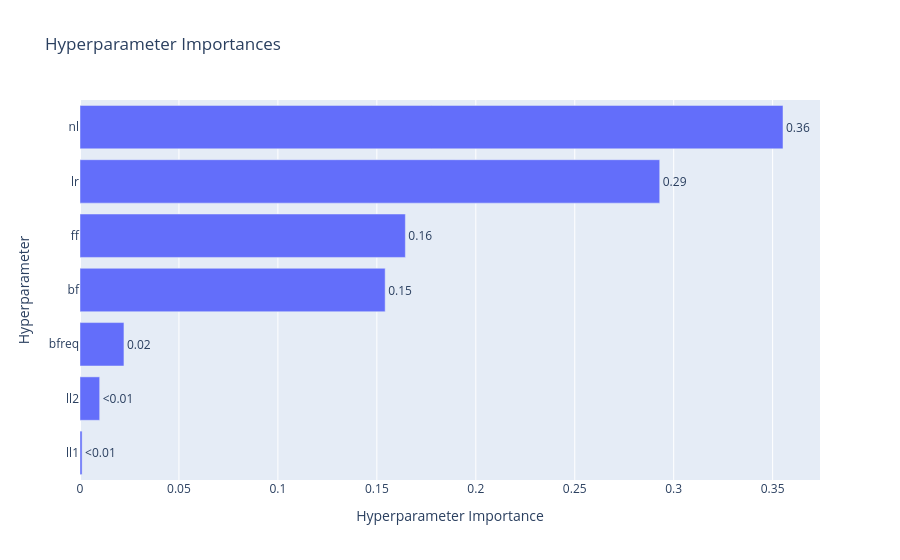
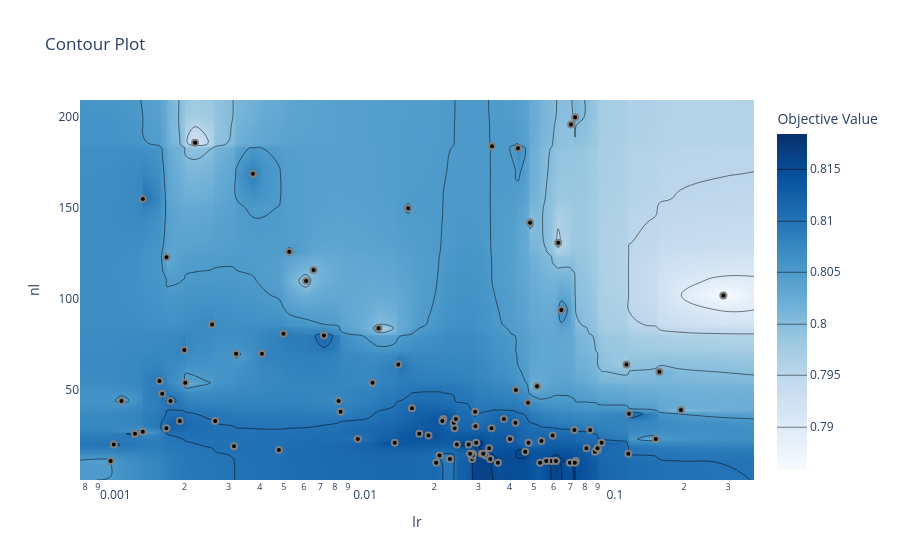

Notebook code for these charts, in order:
### Markdown cell above
### 1.3 Contour plot

**Задание:** выберите два гиперпараметра, которые (судя по `plot_param_importances`) сильнее всего влияют на метрику, и постройте для них contour plot. Ответьте: находится ли найденный оптимум внутри заданных границ поиска, или он «упирается» в край диапазона? Если упирается — как нужно было бы изменить границы поиска?

### Code cell
from optuna.visualization import plot_param_importances, plot_contour

# TODO: постройте plot_param_importances(study)
fig = plot_param_importances(study)
fig.show()
# TODO: выберите два наиболее важных гиперпараметра и постройте для них plot_contour(study, params=[...])
fig = plot_contour(study, params=['lr', 'nl'])
fig.show()

### Figure 1 — Plotly figure (JSON) as saved in the notebook; plotly's stock layout.template omitted (floating-point values rounded to 4 significant figures)
{"data": [{"cliponaxis": false, "hovertemplate": ["ll1 (FloatDistribution): 0.0010595091476833917<extra></extra>", "ll2 (FloatDistribution): 0.00994355380428925<extra></extra>", "bfreq (IntDistribution): 0.02220994160435551<extra></extra>", "bf (FloatDistribution): 0.15420600839884305<extra></extra>", "ff (FloatDistribution): 0.16440861386977648<extra></extra>", "lr (FloatDistribution): 0.29294290489927954<extra></extra>", "nl (IntDistribution): 0.35522946827577245<extra></extra>"], "name": "Objective Value", "orientation": "h", "text": ["<0.01", "<0.01", "0.02", "0.15", "0.16", "0.29", "0.36"], "textposition": "outside", "type": "bar", "x": [0.00106, 0.009944, 0.02221, 0.1542, 0.1644, 0.2929, 0.3552], "y": ["ll1", "ll2", "bfreq", "bf", "ff", "lr", "nl"]}], "layout": {"title": {"text": "Hyperparameter Importances"}, "xaxis": {"title": {"text": "Hyperparameter Importance"}}, "yaxis": {"title": {"text": "Hyperparameter"}}}}

### Figure 2 — Plotly figure (JSON) as saved in the notebook; plotly's stock layout.template omitted (floating-point values rounded to 4 significant figures; data arrays with more than 128 entries replaced by an {"elided": "..."} marker saying what was removed)
{"data": [{"colorbar": {"title": {"text": "Objective Value"}}, "colorscale": [[0, "rgb(247,251,255)"], [0.125, "rgb(222,235,247)"], [0.25, "rgb(198,219,239)"], [0.375, "rgb(158,202,225)"], [0.5, "rgb(107,174,214)"], [0.625, "rgb(66,146,198)"], [0.75, "rgb(33,113,181)"], [0.875, "rgb(8,81,156)"], [1, "rgb(8,48,107)"]], "connectgaps": true, "contours": {"coloring": "heatmap"}, "hoverinfo": "none", "line": {"smoothing": 1.3}, "reversescale": false, "type": "contour", "x": [0.0007631, 0.001012, 0.001042, 0.001118, 0.001267, 0.001361, 0.001362, 0.001588, 0.001629, 0.001692, 0.001694, 0.001757, 0.001914, 0.001997, 0.002013, 0.002205, 0.002579, 0.002653, 0.003156, 0.003218, 0.003758, 0.004082, 0.004773, 0.004979, 0.005252, 0.006137, 0.006572, 0.007227, 0.008275, 0.008429, 0.009876, 0.01131, 0.01196, 0.01389, 0.01435, 0.01572, 0.01627, 0.01741, 0.01895, 0.02035, 0.02097, 0.02154, 0.02172, 0.02308, 0.02394, 0.02411, 0.02441, 0.02462, 0.02743, 0.0278, 0.02832, 0.02848, 0.02852, 0.02914, 0.02921, 0.02942, 0.03101, 0.03142, 0.03206, 0.03315, 0.03348, 0.03387, 0.03404, 0.03595, 0.03799, 0.04015, 0.04225, 0.04241, 0.04324, 0.04625, 0.04741, 0.04765, 0.04831, 0.05154, 0.05302, 0.05366, 0.0561, 0.05882, 0.0595, 0.06137, 0.06261, 0.06446, 0.06982, 0.07053, 0.07272, 0.07306, 0.0732, 0.07363, 0.08127, 0.08407, 0.08792, 0.08999, 0.09026, 0.09345, 0.1175, 0.1196, 0.1203, 0.154, 0.1591, 0.1942, 0.2871, 0.3807], "y": [0.5, 10, 11, 12, 14, 15, 16, 17, 18, 19, 20, 21, 22, 23, 25, 26, 27, 28, 29, 30, 32, 33, 34, 37, 38, 39, 40, 43, 44, 48, 50, 52, 54, 55, 60, 64, 70, 72, 80, 81, 84, 86, 94, 102, 110, 116, 123, 126, 131, 142, 150, 155, 169, 183, 184, 186, 196, 200, 209.5], "z": {"elided": "59x102 float values"}}, {"marker": {"color": "black", "line": {"color": "Gray", "width": 2}}, "mode": "markers", "name": "Feasible Trial", "showlegend": false, "type": "scatter", "x": [0.07053, 0.05154, 0.005252, 0.01131, 0.002205, 0.001362, 0.001694, 0.03404, 0.2871, 0.01572, 0.001042, 0.001012, 0.004979, 0.004082, 0.004773, 0.003156, 0.002653, 0.008429, 0.002579, 0.02411, 0.1591, 0.02394, 0.009876, 0.001118, 0.02308, 0.08407, 0.003218, 0.001757, 0.008275, 0.06446, 0.01435, 0.001692, 0.001629, 0.001914, 0.002013, 0.02914, 0.007227, 0.006572, 0.04831, 0.01196, 0.006137, 0.001588, 0.001997, 0.001267, 0.001361, 0.003758, 0.04225, 0.02035, 0.1203, 0.1175, 0.1942, 0.03799, 0.04241, 0.09026, 0.03315, 0.06261, 0.08127, 0.08792, 0.04015, 0.05366, 0.09345, 0.08999, 0.154, 0.05882, 0.0561, 0.07363, 0.06982, 0.07306, 0.05302, 0.1196, 0.07272, 0.0732, 0.06137, 0.0595, 0.03206, 0.02832, 0.03348, 0.03101, 0.02852, 0.02848, 0.01627, 0.02097, 0.02743, 0.02942, 0.02921, 0.01389, 0.01895, 0.02441, 0.0278, 0.04765, 0.03387, 0.03595, 0.04625, 0.02462, 0.04741, 0.03142, 0.04324, 0.01741, 0.02172, 0.02154], "y": [196, 52, 126, 54, 186, 155, 123, 184, 102, 150, 20, 11, 81, 70, 17, 19, 33, 38, 86, 29, 60, 32, 23, 44, 12, 28, 70, 44, 44, 94, 64, 29, 48, 33, 54, 38, 80, 116, 142, 84, 110, 55, 72, 26, 27, 169, 32, 10, 37, 64, 39, 34, 50, 17, 18, 131, 18, 16, 23, 22, 21, 18, 23, 11, 11, 11, 10, 10, 10, 15, 28, 200, 11, 25, 14, 12, 12, 15, 15, 14, 40, 14, 20, 21, 30, 21, 25, 34, 15, 21, 29, 10, 16, 20, 43, 15, 183, 26, 34, 33]}, {"marker": {"color": "#cccccc", "line": {"color": "Gray", "width": 2}}, "mode": "markers", "name": "Infeasible Trial", "showlegend": false, "type": "scatter", "x": [], "y": []}], "layout": {"title": {"text": "Contour Plot"}, "xaxis": {"range": [-3.117, -0.4194], "title": {"text": "lr"}, "type": "log"}, "yaxis": {"range": [0.5, 209.5], "title": {"text": "nl"}}}}
